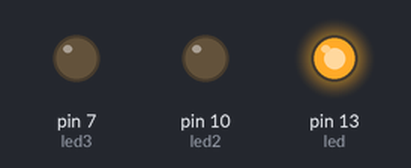
The sketch below on a simulated Arduino Uno, built with avr-gcc and run on an emulated ATmega328P. Shown: output pins drawn as LEDs (lit = HIGH).

Above: at 0.5 s.
At 1.5 s:
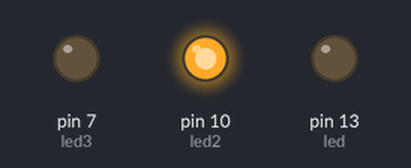
At 5.5 s:
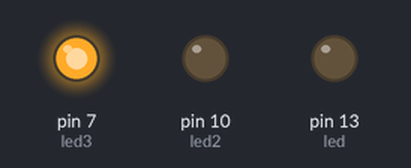
Timing chart, 0 to 6.9 s (numbered marks = the images above):
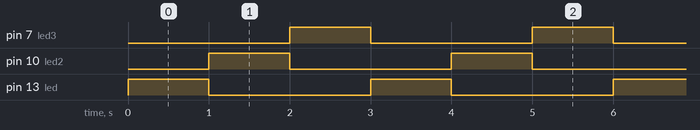

The sketch:

4_ARD.ino
```cpp
int led =13;
int led2 = 10;
int led3 = 7;
void setup() {
  // put your setup code here, to run once:
pinMode (led, OUTPUT);
pinMode (led2, OUTPUT);
pinMode (led3, OUTPUT);

}

void loop() {
  // put your main code here, to run repeatedly:
digitalWrite(led, HIGH);
digitalWrite(led2, LOW);
digitalWrite(led3, LOW);
delay(1000);
digitalWrite(led, LOW);
digitalWrite(led2, HIGH);
digitalWrite(led3, LOW);
delay(1000);
digitalWrite(led, LOW);
digitalWrite(led2, LOW);
digitalWrite(led3, HIGH);
delay(1000);
}
```

Measured:
- by itself, pin 7 (led3), pin 10 (led2), pin 13 (led): alternates HIGH for 1.0 s and LOW for 2.0 s
- by itself, everything shown: repeats every 3.0 s, in 3 steps
